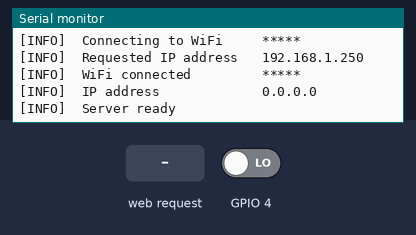
Bench run of a sketch on a simulated ESP32. On the bench: the last lines printed to the serial monitor. The inputs (shaded band) are chosen by the test bench; at power-on: GPIO 4 LOW. WiFi joins after 1.5 s; servers stay silent unless stated; storage starts empty; EEPROM starts erased; the camera gives no picture.

Above: at 1.5 s.
1.6 s: HTTP request GET /sdcard received
At 2.8 s:
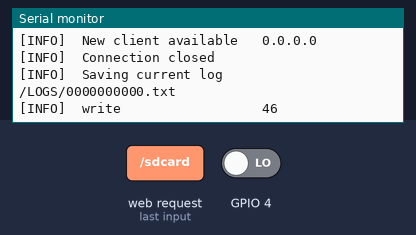
3.1 s: HTTP request GET /ls received
At 4.2 s:
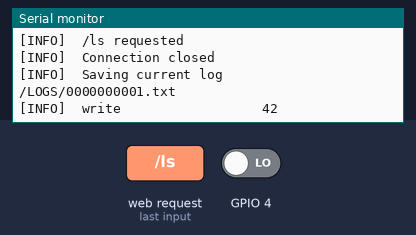
4.6 s: HTTP request GET /PICS/ received
At 5.8 s:
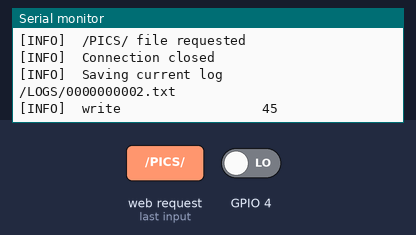
6.1 s: HTTP request GET /LOGS/ received
Timing chart, 0 to 9.1 s (numbered marks = the images above; inputs shaded):
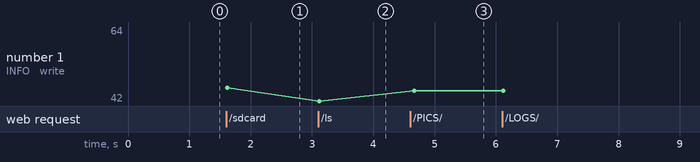

The sketch:

Housecarl.ino
```cpp
/* Housecarl
 * Open Source home security IP cam
 * Based on AI Thinker ESP32-CAM board
 */
#define VERSION "1.0"

// Personal configuration
#include "configuration.h"
// ESP32-CAM Pinout
#include "camerapins.h"
// HTML pages
#include "html.h"

// Include for brownout detector deactivation
#include "soc/soc.h"
#include "soc/rtc_cntl_reg.h"
// Read and Write from flash memory
#include <EEPROM.h>
// Camera
#include "esp_camera.h"
// Read and Write from SD Card
#include "FS.h"
#include "SD_MMC.h"
// Connect to WiFi and server
#include <WiFi.h>

// Current image id
unsigned long currentImgId = 0;
// Current log id
unsigned long currentLogId = 0;

// Reserve 2 x 4 bytes (32 bits) value into EEPROM
#define EEPROM_SIZE 8

// Camera config
camera_config_t camera_config;

// Wifi server on port 80
WiFiServer server(80);

void setup()
{
  // Disable brownout detector
  WRITE_PERI_REG(RTC_CNTL_BROWN_OUT_REG, 0);


  // Serial setup
  Serial.begin(115200);

  // clean serial, println = print + "\r\n"
  Serial.println();

  // Hello
  Serial.print("Housecarl ");
  Serial.print(VERSION);
  Serial.println();

  // EEPROM used to read and save last image number and logs number
  EEPROM.begin(EEPROM_SIZE);
  Serial.print("[INFO]  ");
  Serial.println("EEPROM initialization");

  // GPIO 4 = FLASH
  pinMode(4, INPUT);
  if(digitalRead(4) == HIGH)
  {
    Serial.print("[INFO]  ");
    Serial.println("Reset image and log id ");
    EEPROM_writeLong(0, 0);
    EEPROM_writeLong(4, 0);
  }

  currentImgId = EEPROM_readLong(0);
  currentLogId = EEPROM_readLong(4);
  Serial.print("[INFO]  ");
  Serial.print("Current image id       ");
  Serial.println(currentImgId);
  Serial.print("[INFO]  ");
  Serial.print("Current log id         ");
  Serial.println(currentLogId);


  // Camera initialization
  Serial.print("[INFO]  ");
  Serial.println("Camera initialization  ");

  // Camera config
  camera_config.ledc_channel = LEDC_CHANNEL_0;
  camera_config.ledc_timer = LEDC_TIMER_0;
  camera_config.pin_d0 = Y2_GPIO_NUM;
  camera_config.pin_d1 = Y3_GPIO_NUM;
  camera_config.pin_d2 = Y4_GPIO_NUM;
  camera_config.pin_d3 = Y5_GPIO_NUM;
  camera_config.pin_d4 = Y6_GPIO_NUM;
  camera_config.pin_d5 = Y7_GPIO_NUM;
  camera_config.pin_d6 = Y8_GPIO_NUM;
  camera_config.pin_d7 = Y9_GPIO_NUM;
  camera_config.pin_xclk = XCLK_GPIO_NUM;
  camera_config.pin_pclk = PCLK_GPIO_NUM;
  camera_config.pin_vsync = VSYNC_GPIO_NUM;
  camera_config.pin_href = HREF_GPIO_NUM;
  camera_config.pin_sscb_sda = SIOD_GPIO_NUM;
  camera_config.pin_sscb_scl = SIOC_GPIO_NUM;
  camera_config.pin_pwdn = PWDN_GPIO_NUM;
  camera_config.pin_reset = RESET_GPIO_NUM;
  camera_config.xclk_freq_hz = 20000000;
  camera_config.pixel_format = PIXFORMAT_JPEG;

  /*
   * FRAMESIZE_QVGA (320 x 240)
   * FRAMESIZE_CIF (352 x 288)
   * FRAMESIZE_VGA (640 x 480)
   * FRAMESIZE_SVGA (800 x 600)
   * FRAMESIZE_XGA (1024 x 768)
   * FRAMESIZE_SXGA (1280 x 1024)
   * FRAMESIZE_UXGA (1600 x 1200)
   */

  /*
  if(psramFound())
  {
    camera_config.frame_size = FRAMESIZE_UXGA;
    camera_config.jpeg_quality = 10;
    camera_config.fb_count = 2;
  }
  else
  {
    camera_config.frame_size = FRAMESIZE_SVGA;
    camera_config.jpeg_quality = 12;
    camera_config.fb_count = 1;
  }
  */
  camera_config.frame_size = FRAMESIZE_SXGA;
  camera_config.jpeg_quality = 20;
  camera_config.fb_count = 2;

  esp_err_t err = esp_camera_init(&camera_config);
  if (err  != ESP_OK)
  {
    Serial.print("[ERROR] ");
    Serial.print("Camera initialization  ");
    Serial.println(err);
    return;
  }


  // SD initialization
  Serial.print("[INFO]  ");
  Serial.println("SD Card initialization ");

  // if(!SD_MMC.begin())
  if(!SD_MMC.begin("/sdcard", true))
  {
    Serial.print("[ERROR] ");
    Serial.print("SD Card initialization ");
    Serial.println("SD_MMC.begin()");
    return;
  }

  if(SD_MMC.cardType() == CARD_NONE)
  {
    Serial.print("[ERROR] ");
    Serial.print("SD Card initialization ");
    Serial.println("No SD Card detected");
    return;
  }


  // Connect to WiFi
  Serial.print("[INFO]  ");
  Serial.print("Connecting to WiFi     ");
  Serial.println(ssid);
  Serial.print("[INFO]  ");
  Serial.print("Requested IP address   ");
  Serial.println(ip);

  WiFi.config(ip, gateway, subnet, primaryDNS, secondaryDNS);
  WiFi.begin(ssid, password);

  // Connected to WiFi
  Serial.print("[INFO]  ");
  Serial.print("WiFi connected         ");
  Serial.println(ssid);
  Serial.print("[INFO]  ");
  Serial.print("IP address             ");
  Serial.println(WiFi.localIP());

  // Start server
  server.begin();
  Serial.print("[INFO]  ");
  Serial.println("Server ready           ");
}

void loop()
{
  // Use time0 and time1 to know how much time we lost in processing
  static unsigned int timeSinceLastCapture = 0;
  unsigned long time0 = millis();

  WiFiClient client = server.available();   // Client incoming connection

  // True if there is a waiting client
  if(client)
  {
    // New client available
    Serial.print("[INFO]  ");
    Serial.print("New client available   ");
    Serial.println(client.remoteIP());
    // Client incoming data
    String clientLog = "";
    String clientCurrentLine = "";

    // Flags for response
    /* 0 - 403
     * 1 - ls
     * 2 - CAPTURE_FOLDER
     * 3 - LOGS_FOLDER
     */
    unsigned int request = 0;
    // Optional, used when request is 2 or 3
    String fileRequest = "";

    // read data from client
    // client is considered connected if the connection has been closed but there is still unread data.
    while(client.connected())
    {
      if (client.available())
      {
        // read next byte
        char c = client.read();
        clientLog += c;

        // If newline character
        if (c == '\n')
        {
          // If clientCurrentLine is blank, that mean that we receive two newline characters in a row.
          // This mean this is the end of the client HTTP request.
          if(clientCurrentLine.length() == 0)
          {
            // HTTP Response
            if(request == 1)
            {
              // HTTP Header
              client.println("HTTP/1.1 200 OK");
              client.println("Content-type:text/html");
              // HTTP content
              String html_ls_ = String(html_ls);
              html_ls_.replace("%%CIID%%", String(currentImgId));
              html_ls_.replace("%%CLID%%", String(currentLogId));
              client.print(html_ls_);
            }
            else if(request == 2)
            {
              String path = CAPTURE_FOLDER + String(fileRequest) +".jpg";

              // change SD card mode
              SD_MMC.end();
              SD_MMC.begin();

              // does image exist
              fs::FS &fs = SD_MMC;

              File file = fs.open(path.c_str(), FILE_READ);

              if(file)
              {
                // HTTP Header
                client.println("HTTP/1.1 200 OK");
                client.println("Content-type:image/jpeg");
                client.println();

                byte clientBuf[4096];
                int clientCount = 0;

                while(file.available())
                {
                  clientBuf[clientCount] =  file.read();
                  clientCount++;
                  if(clientCount > 4095)
                  {
                    client.write(clientBuf, 4096);
                    clientCount = 0;
                  }
                }
                if(clientCount > 0) client.write(clientBuf,clientCount);
              }

              file.close();

              SD_MMC.end();
              SD_MMC.begin("/sdcard", true);
            }
            else if(request == 3)
            {
              String path = LOGS_FOLDER + String(fileRequest) +".txt";

              // does image exist
              fs::FS &fs = SD_MMC;

              File file = fs.open(path.c_str(), FILE_READ);

              if(file)
              {
                // HTTP Header
                client.println("HTTP/1.1 200 OK");
                client.println("Content-type:text/html");
                client.println();

                byte clientBuf[4096];
                int clientCount = 0;

                while(file.available())
                {
                  clientBuf[clientCount] =  file.read();
                  clientCount++;
                  if(clientCount > 4095)
                  {
                    client.write(clientBuf, 4096);
                    clientCount = 0;
                  }
                }
                if(clientCount > 0) client.write(clientBuf,clientCount);
              }

              file.close();
            }
            else
            {
              // HTTP Header
              client.println("HTTP/1.1 403 Forbidden");
              client.println("Content-type:text/html");
              // default : 403 Forbidden
              client.print(html_403_forbidden);
            }

            // HTTP end
            client.println();

            // END client connection
            client.stop();
          }
          else
          {
            if(clientCurrentLine.startsWith("GET") && clientCurrentLine.endsWith("HTTP/1.1") )
            {
              clientCurrentLine.replace("GET", "");
              clientCurrentLine.replace("HTTP/1.1", "");
              clientCurrentLine.replace(" ", "");

              if(clientCurrentLine == "/ls")
              {
                request = 1;

                Serial.print("[INFO]  ");
                Serial.println("/ls requested");
              }
              else if(clientCurrentLine.startsWith(CAPTURE_FOLDER))
              {
                clientCurrentLine.replace(CAPTURE_FOLDER, "");
                fileRequest = clientCurrentLine;
                fileRequest.replace(".jpg", "");
                request = 2;

                Serial.print("[INFO]  ");
                Serial.print(CAPTURE_FOLDER);
                Serial.print(" file requested ");
                Serial.println(fileRequest);
              }
              else if(clientCurrentLine.startsWith(LOGS_FOLDER))
              {
                clientCurrentLine.replace(LOGS_FOLDER, "");
                fileRequest = clientCurrentLine;
                fileRequest.replace(".txt", "");
                request = 3;

                Serial.print("[INFO]  ");
                Serial.print(LOGS_FOLDER);
                Serial.print(" file requested ");
                Serial.println(fileRequest);
              }
            }
            clientCurrentLine = "";
          }
        }
        else if (c != '\r')
        {
          clientCurrentLine += c;
        }
      }
    }

    // Update current log id
    currentLogId++;
    EEPROM_writeLong(4, currentLogId);

    Serial.print("[INFO]  ");
    Serial.println("Connection closed      ");

    // Save Log
    String filename = "";
    int zeros;

    for(zeros=0 ; zeros<10-String(currentLogId).length() ; ++zeros)
      filename.concat('0');
    filename.concat(String(currentLogId));

    String path = LOGS_FOLDER + String(filename) +".txt";

    Serial.print("[INFO]  ");
    Serial.print("Saving current log     ");
    Serial.println(path);

    fs::FS &fs = SD_MMC;
    File file = fs.open(path.c_str(), FILE_WRITE);

    if(!file)
    {
      Serial.print("[WARN]  ");
      Serial.println("Canno't open file in writing mode");
    }
    else
    {
      Serial.print("[INFO]  write                  ");
      Serial.println(file.println(clientLog));
    }
    file.close();
  }

  unsigned long time1 = millis();
  timeSinceLastCapture += (time1 - time0);

  if(timeSinceLastCapture >= CAPTURE_DELAY)
  {
    unsigned long time0 = millis();

    // Update current image id
    currentImgId++;
    if(currentImgId % 32 == 0)
      EEPROM_writeLong(0, currentImgId);

    timeSinceLastCapture = 0;

    // Capture
    camera_fb_t * fb = NULL;
    fb = esp_camera_fb_get();
    if(!fb)
    {
      Serial.print("[WARN]  ");
      Serial.println("Camera capture failed  ");
    }
    else
    {
      // Save Capture
      String filename = "";
      int zeros;

      for(zeros=0 ; zeros<10-String(currentImgId).length() ; ++zeros)
        filename.concat('0');
      filename.concat(String(currentImgId));

      String path = CAPTURE_FOLDER + String(filename) +".jpg";

      Serial.print("[INFO]  ");
      Serial.print("Saving current image   ");
      Serial.println(path);

      fs::FS &fs = SD_MMC;

      File file = fs.open(path.c_str(), FILE_WRITE);

      if(!file)
      {
        Serial.print("[WARN]  ");
        Serial.println("Canno't open file in writing mode");
      }
      else
      {
        Serial.print("[INFO]  write                  ");
        Serial.println(file.write(fb->buf, fb->len));
      }

      file.close();
    }
    // free
    esp_camera_fb_return(fb);

    unsigned long time1 = millis();
    timeSinceLastCapture += (time1 - time0);
  }
  else
  {
    delay(10);
    timeSinceLastCapture += 10;
  }
}
```

EEPROM.ino
```cpp
long EEPROM_readLong(int address)
{
  long b4 = EEPROM.read(address);
  long b3 = EEPROM.read(address + 1);
  long b2 = EEPROM.read(address + 2);
  long b1 = EEPROM.read(address + 3);

  return ((b4 << 0) & 0xFF) + ((b3 << 8) & 0xFFFF) + ((b2 << 16) & 0xFFFFFF) + ((b1 << 24) & 0xFFFFFFFF);
}

void EEPROM_writeLong(int address, long value)
{
      byte b4 = (value & 0xFF);
      byte b3 = ((value >> 8) & 0xFF);
      byte b2 = ((value >> 16) & 0xFF);
      byte b1 = ((value >> 24) & 0xFF);

      EEPROM.write(address, b4);
      EEPROM.write(address + 1, b3);
      EEPROM.write(address + 2, b2);
      EEPROM.write(address + 3, b1);
      EEPROM.commit();
}
```

html.h
```cpp
extern const char html_403_forbidden[] PROGMEM = R"(
<!DOCTYPE html>
<html>
<head>
<title>403 Forbidden</title>
</head>
<body>
<h1>Forbidden</h1>
</body>
</html>
)";

extern const char html_ls[] PROGMEM = R"(
<!DOCTYPE html>
<html>
<head>
<title>ls</title>
</head>
<body>
<h1>ls</h1>
<h2>%%CIID%%<h2>
<h2>%%CLID%%<h2>
</body>
</html>
)";
```

camerapins.h
```cpp
// CAMERA_MODEL_WROVER_KIT
#define PWDN_GPIO_NUM     32
#define RESET_GPIO_NUM    -1
#define XCLK_GPIO_NUM      0
#define SIOD_GPIO_NUM     26
#define SIOC_GPIO_NUM     27

#define Y9_GPIO_NUM       35
#define Y8_GPIO_NUM       34
#define Y7_GPIO_NUM       39
#define Y6_GPIO_NUM       36
#define Y5_GPIO_NUM       21
#define Y4_GPIO_NUM       19
#define Y3_GPIO_NUM       18
#define Y2_GPIO_NUM        5
#define VSYNC_GPIO_NUM    25
#define HREF_GPIO_NUM     23
#define PCLK_GPIO_NUM     22
```

configuration.h
```cpp
// Options
// Number of ms between capturing two images. 10s = 6 images per minute
#define CAPTURE_DELAY 10000
// User defined folder name for logs and capture
#define CAPTURE_FOLDER "/PICS/"
#define LOGS_FOLDER "/LOGS/"

// Credentials
// WiFi network credentials
const char* ssid = "*****";
const char* password = "*****";

// Network config
IPAddress ip(192, 168, 1, 250);
IPAddress gateway(192, 168, 1, 1);
IPAddress subnet(255, 255, 255, 0);
IPAddress primaryDNS(208, 67, 222, 222);    // OpenDNS
IPAddress secondaryDNS(8, 8, 8, 8);         // Google
```

Measured:
- after the input at 1.6 s, the serial monitor: prints a new line at once (image 1)
- after the input at 3.1 s, the serial monitor: prints a new line at once (image 2)
- after the input at 4.6 s, the serial monitor: prints a new line at once (image 3)
- plotted number 1: 46 → 42 after the input at 3.1 s, 42 → 45 after the input at 4.6 s
